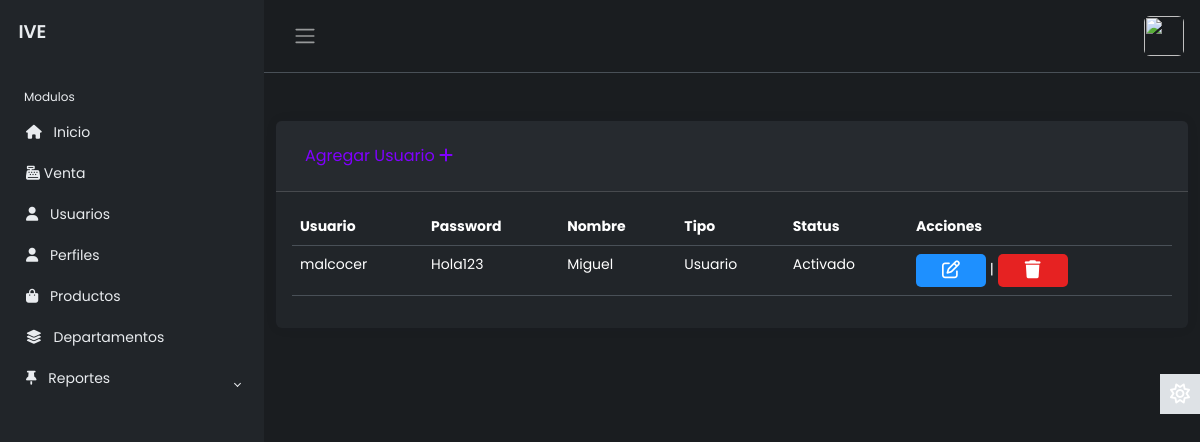
/modulos/usuarios/index.php (signed in), run on an earlier commit of the app's database.
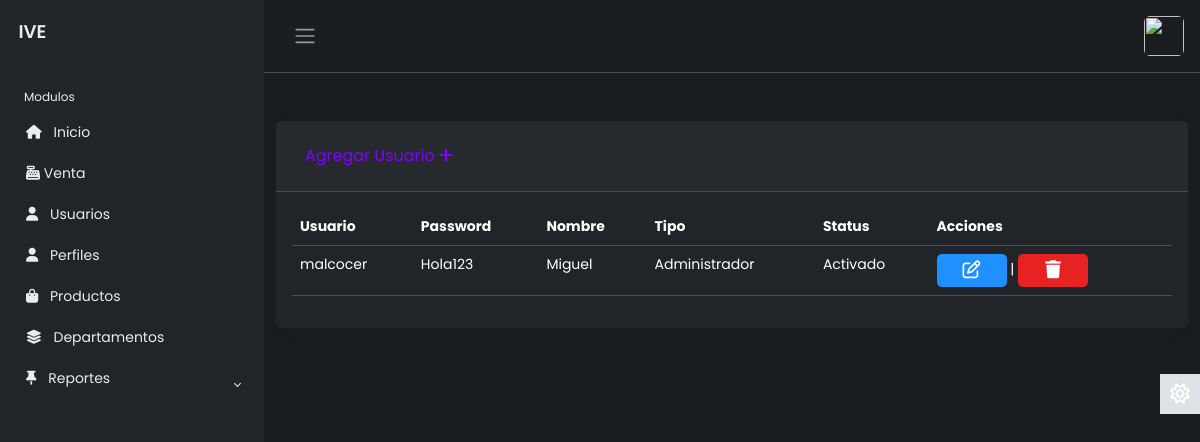
And on a later commit of the database.
### tables this page shows
CREATE TABLE `usuarios` (
  `idusuario` int(11) NOT NULL,
  `usuario` varchar(30) NOT NULL,
  `password` varchar(30) NOT NULL,
  `nombre` varchar(100) NOT NULL,
  `lactivo` int(11) NOT NULL,
  `idPerfil` int(11) DEFAULT NULL
);

### modulos/usuarios/MostrarUsuarios.php (the view, shortened to what this page needs)
<?php
if ($result->num_rows > 0) {
    while ($row = $result->fetch_assoc()) { ?>
        <tr class="">
            <td scope="row"><?php echo $row['usuario'] ?></td>
            <td scope="row"><?php echo $row['password'] ?></td>
            <td><?php echo $row['nombre'] ?></td>
            <td><?php echo ($row['idPerfil'] == 1) ? 'Administrador' : 'Usuario'; ?></td>
            <td><?php echo ($row['lactivo'] == 1) ? 'Activado' : 'Desactivado'; ?></td>
            <td>
              <a name="btneditar" id="btneditar" class="btn edit" href="EditarUsuario.php?txtID=<?php echo $row['idusuario']; ?>" role="button"><i class="fa-regular fa-pen-to-square"></i></a>
              <span>|</span>
              <a class="btn delete" href="javascript:void(0);" onclick="borrar(<?php echo $row['idusuario']; ?>, '<?php echo $row['nombre']; ?>')" role="button"><i class="fa-solid fa-trash"></i></a>
            </td>
        </tr>
<?php
    }
} else {
    $Resultado .= "<tr><td colspan='3'>No se encontraron registros.</td></tr>";
} ?>

What changed in the data, as far as the page shows it:
changed usuarios "malcocer": idPerfil "Usuario" → "Administrador"
